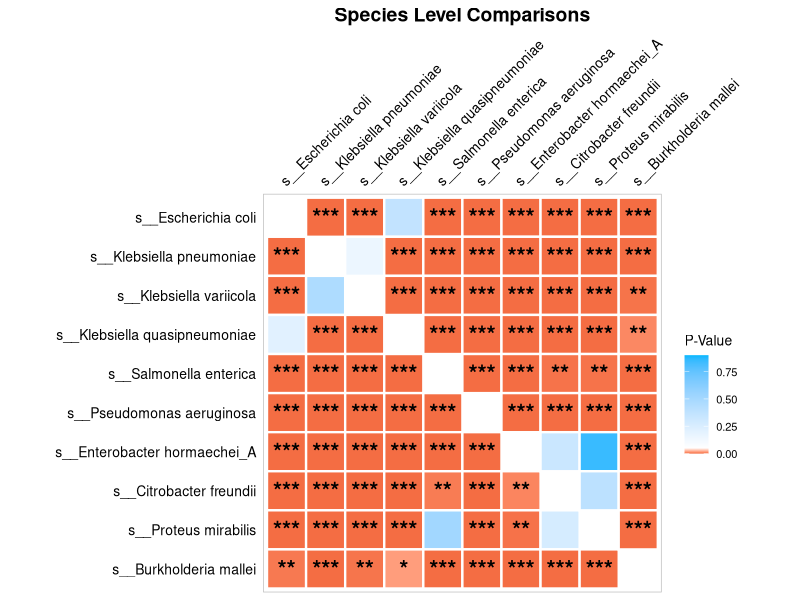
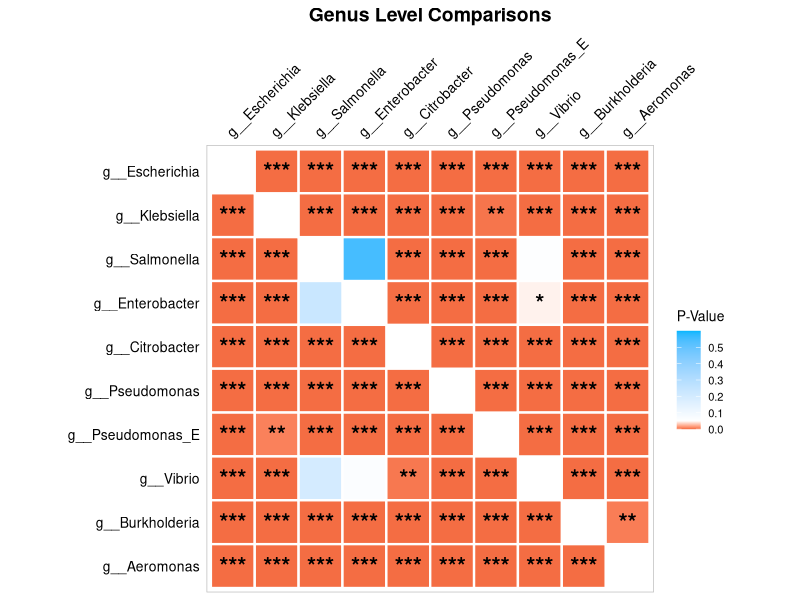
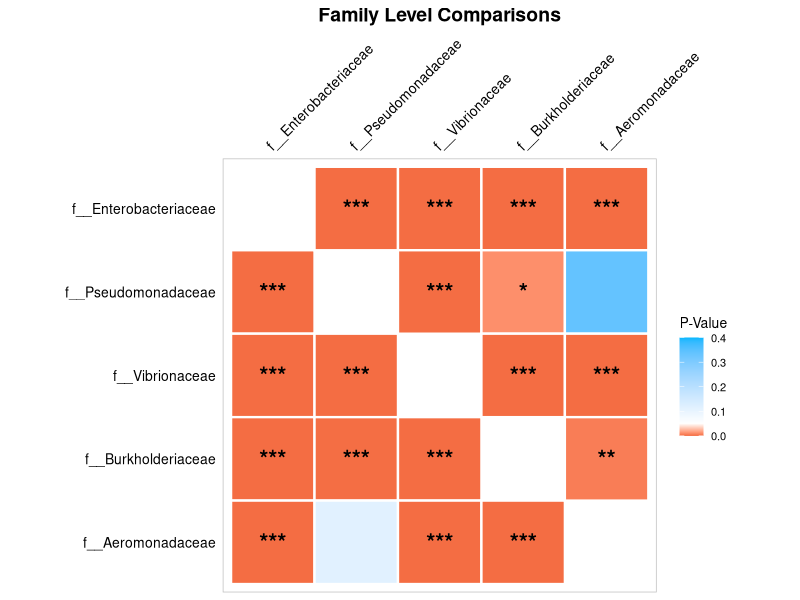
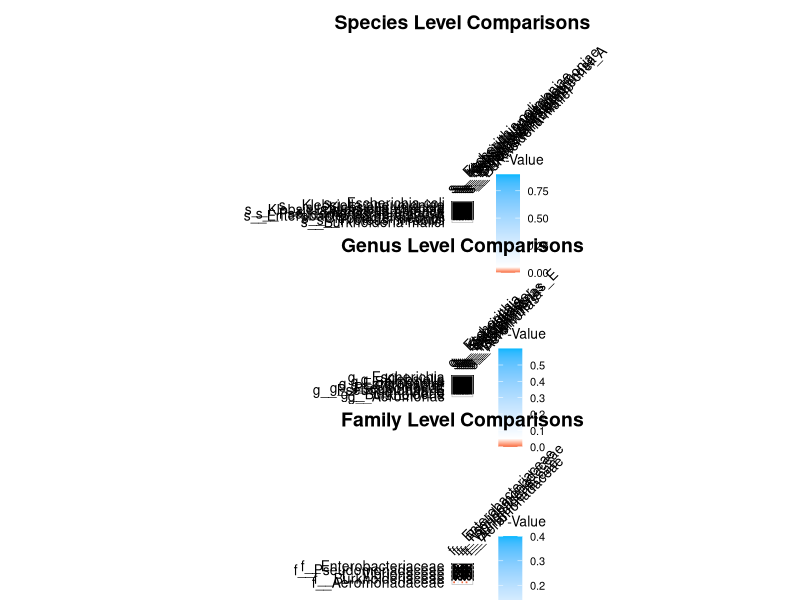
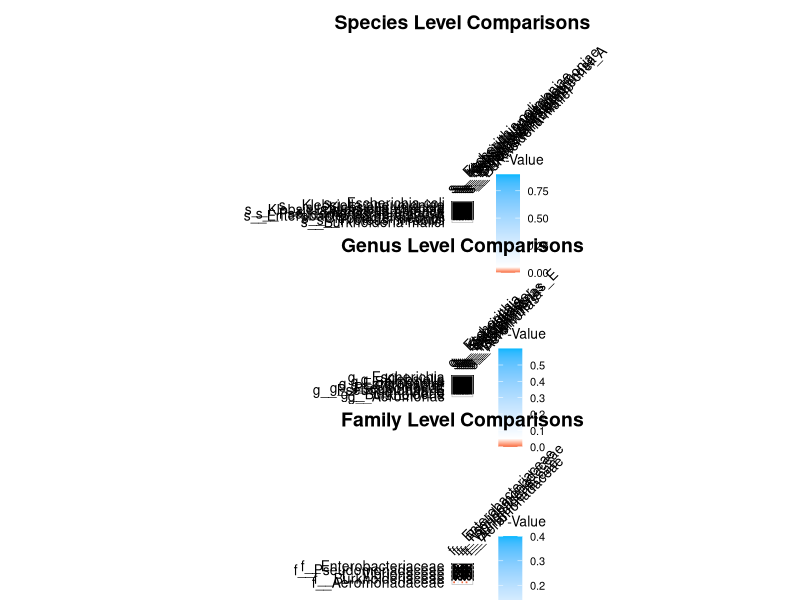

The R source for these figures, in order:
df1 <- read.table('host-HI-infor-top10genus-with-family.tsv', header = TRUE, sep = '\t')
df2<- read.table('host-HI-infor-top10species-with-genus.tsv', header = TRUE, sep = '\t')
library(ggplot2)
library(reshape2)
library(patchwork)
# 设置genus因子顺序
species_order <- c('s__Escherichia coli', 's__Klebsiella pneumoniae',
                   's__Klebsiella variicola','s__Klebsiella quasipneumoniae','s__Salmonella enterica',
                   's__Pseudomonas aeruginosa','s__Enterobacter hormaechei_A',
                   's__Citrobacter freundii','s__Proteus mirabilis','s__Burkholderia mallei')
genus_order <- c('g__Escherichia','g__Klebsiella','g__Salmonella','g__Enterobacter','g__Citrobacter','g__Pseudomonas',
                 'g__Pseudomonas_E','g__Vibrio','g__Burkholderia','g__Aeromonas')

# 设置family因子顺序
family_order <- c('f__Enterobacteriaceae', 'f__Pseudomonadaceae', 
                  'f__Vibrionaceae', 'f__Burkholderiaceae', 'f__Aeromonadaceae')

# 应用排序
df1$genus <- factor(df1$genus, levels = genus_order)
df1$family <- factor(df1$family, levels = family_order)
df2$species <- factor(df2$species, levels = species_order)
# 函数：创建简洁的p值热图

create_clean_pheatmap <- function(data, group_var) {
  # 分别提取hic1和hic2数据
  hic1_data <- subset(data, type == "hic1")
  hic2_data <- subset(data, type == "hic2")
  
  # 获取分组顺序
  group_levels <- levels(data[[group_var]])
  n <- length(group_levels)
  
  # 创建空矩阵存储p值
  hic1_pvalues <- matrix(NA, nrow = n, ncol = n)
  hic2_pvalues <- matrix(NA, nrow = n, ncol = n)
  rownames(hic1_pvalues) <- colnames(hic1_pvalues) <- group_levels
  rownames(hic2_pvalues) <- colnames(hic2_pvalues) <- group_levels
  
  # 使用Welch t检验计算所有两两比较的p值
  for (i in 1:(n-1)) {
    for (j in (i+1):n) {
      group1 <- group_levels[i]
      group2 <- group_levels[j]
      
      # 对hic1数据执行Welch t检验
      data1_i <- hic1_data$hi[hic1_data[[group_var]] == group1]
      data1_j <- hic1_data$hi[hic1_data[[group_var]] == group2]
      if (length(data1_i) > 1 && length(data1_j) > 1) {
        test1 <- t.test(data1_i, data1_j, var.equal = FALSE)  # Welch t检验
        hic1_pvalues[j, i] <- test1$p.value
      }
      
      # 对hic2数据执行Welch t检验
      data2_i <- hic2_data$hi[hic2_data[[group_var]] == group1]
      data2_j <- hic2_data$hi[hic2_data[[group_var]] == group2]
      if (length(data2_i) > 1 && length(data2_j) > 1) {
        test2 <- t.test(data2_i, data2_j, var.equal = FALSE)  # Welch t检验
        hic2_pvalues[i, j] <- test2$p.value
      }
    }
  }
  
  # 创建组合矩阵（下三角=hic1，上三角=hic2）
  combined_matrix <- matrix(NA, nrow = n, ncol = n)
  rownames(combined_matrix) <- colnames(combined_matrix) <- group_levels
  
  # 填充下三角（hic1数据）
  combined_matrix[lower.tri(combined_matrix, diag = FALSE)] <- 
    hic1_pvalues[lower.tri(hic1_pvalues, diag = FALSE)]
  
  # 填充上三角（hic2数据）
  combined_matrix[upper.tri(combined_matrix, diag = FALSE)] <- 
    hic2_pvalues[upper.tri(hic2_pvalues, diag = FALSE)]
  
  # 转换为长格式数据框
  p_df <- melt(combined_matrix, na.rm = TRUE)
  names(p_df) <- c("Group1", "Group2", "P_Value")
  
  # 创建显著性标签
  p_df$Significance <- ifelse(p_df$P_Value < 0.001, "***",
                              ifelse(p_df$P_Value < 0.01, "**",
                                     ifelse(p_df$P_Value < 0.05, "*", "")))
  
  # 确定颜色标度的最大值
  max_p <- max(p_df$P_Value, na.rm = TRUE)
  if(max_p >= 0.1) {
    max_p <- ceiling(max_p * 10) / 10
  } else if (max_p < 0.1) {
    max_p <- 0.1
  }
  
  # 创建热图
  p_heatmap <- ggplot(p_df, aes(x = Group2, y = Group1, fill = P_Value)) +
    geom_tile(color = "white", size = 0.8) +
    geom_text(aes(label = Significance), size = 6, color = "black", fontface = "bold") +
    scale_fill_gradientn(
      colors = c("#F46D43", "white", "#00B7FF"),
      values = scales::rescale(c(0, 0.05, max_p)),
      limits = c(0, max_p),
      na.value = "grey90"
    ) +
    scale_x_discrete(position = "top", limits = group_levels) +
    scale_y_discrete(limits = rev(group_levels)) +
    theme_minimal() +
    theme(
      axis.text.x.top = element_text(angle = 45, hjust = 0, size = 10, color = "black"),
      axis.text.y = element_text(size = 10, color = "black"),
      axis.title = element_blank(),
      panel.grid = element_blank(),
      legend.position = "right",
      legend.title = element_text(size = 10),
      legend.text = element_text(size = 8),
      panel.border = element_rect(color = "gray", fill = NA, size = 0.5),
      plot.title = element_text(size = 14, face = "bold", hjust = 0.5)
    ) +
    coord_fixed() +
    labs(fill = "P-Value") +
    guides(fill = guide_colorbar(barheight = unit(2.5, "cm")))
  
  return(p_heatmap)
}
# 创建genus水平热图
s <- create_clean_pheatmap(df2, "species") +
  ggtitle("Species Level Comparisons")

g <- create_clean_pheatmap(df1, "genus") +
  ggtitle("Genus Level Comparisons")

# 创建family水平热图
f <- create_clean_pheatmap(df1, "family") +
  ggtitle("Family Level Comparisons")

# 显示并保存图形
print(s)
print(g)
print(f)
p=s/g/f
print(p)
ggsave("species_genue-family-p-value-welch.pdf", plot = p, 
       device = cairo_pdf, width = 6, height = 15)
